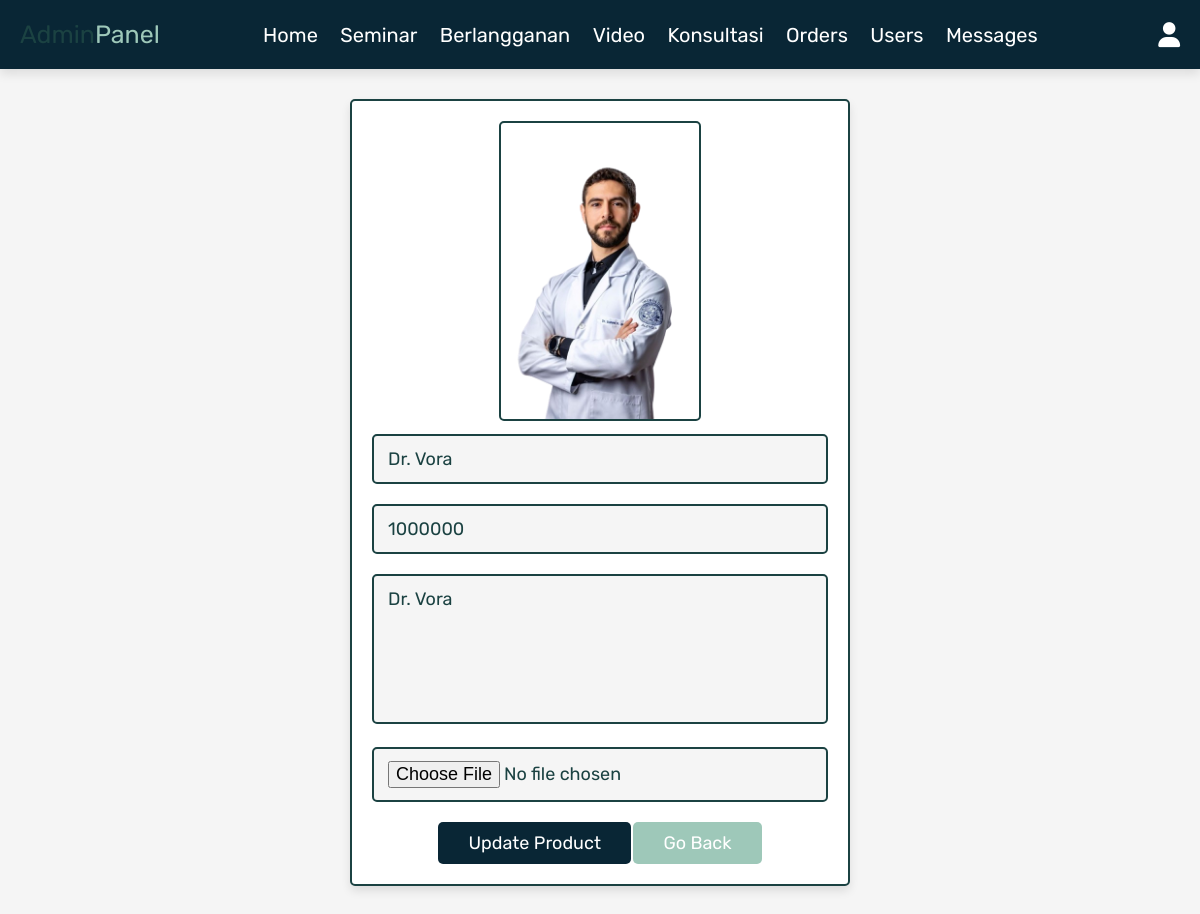
/admin_update_konsultasi.php?update=111 (signed in), run on the app's committed database.
### tables this page shows
CREATE TABLE `konsultasi` (
  `id` int(11) NOT NULL,
  `name` varchar(100) NOT NULL,
  `details` varchar(500) NOT NULL,
  `price` int(11) NOT NULL,
  `image` varchar(100) NOT NULL
);

### admin_update_konsultasi.php (the view, shortened to what this page needs)
<?php
@include 'config.php';
?>
<!DOCTYPE html>
<html lang="en">
<head>
   <link rel="stylesheet" href="https://cdnjs.cloudflare.com/ajax/libs/font-awesome/6.0.0/css/all.min.css">
   <link rel="stylesheet" href="css/admin_style.css">
</head>
<body>
<?php @include 'admin_header.php'; ?>
<section class="update-product">
<?php
   $update_id = $_GET['update'];
   $select_products = mysqli_query($conn, "SELECT * FROM `konsultasi` WHERE id = '$update_id'") or die('query failed');
   if(mysqli_num_rows($select_products) > 0){
      while($fetch_products = mysqli_fetch_assoc($select_products)){
?>
<form action="" method="post" enctype="multipart/form-data">
   <img src="uploaded_img/<?php echo $fetch_products['image']; ?>" class="image"  alt="">
   <input type="text" class="box" value="<?php echo $fetch_products['name']; ?>" required placeholder="update product name" name="name">
   <input type="number" min="0" class="box" value="<?php echo $fetch_products['price']; ?>" required placeholder="update product price" name="price">
   <textarea name="details" class="box" required placeholder="update product details" cols="30" rows="10"><?php echo $fetch_products['details']; ?></textarea>
   <input type="file" accept="image/jpg, image/jpeg, image/png" class="box" name="image">
   <input type="submit" value="update product" name="update_product" class="btn">
   <a href="admin_konsultasi.php" class="option-btn">go back</a>
</form>
<?php
      }
   }else{
      echo '<p class="empty">No update konsultasi select</p>';
   }
?>
</section>
</body>
</html>

### css/admin_style.css (style rules this page uses)
:root { --pink:#092635; --red:#5C8374; --orange:#9EC8B9; --black:#1B4242; --white:#fff; --light-color:#666; --light-white:#ccc; --light-bg:#f5f5f5; --border:.2rem solid var(--black); --box-shadow:0 .5rem 1rem rgba(0,0,0,.1); }
* { font-family: 'Rubik', sans-serif; margin:0; padding:0; box-sizing: border-box; outline: none; border:none; text-decoration: none; transition:all .2s linear; }
html { font-size: 62.5%; overflow-x: hidden; scroll-behavior: smooth; scroll-padding-top: 6.5rem; }
body { background: var(--light-bg); }
section { padding:3rem 2rem; }
.btn, .delete-btn, .option-btn { display: inline-block; border-radius: .5rem; margin-top: 1rem; font-size: 1.8rem; color:var(--white); cursor: pointer; padding:1rem 3rem; text-transform: capitalize; }
.btn { background-color: var(--pink); }
.option-btn { background-color: var(--orange); }
.update-product form { max-width: 50rem; border-radius: .5rem; background-color: var(--white); border:var(--border); padding:2rem; text-align: center; margin:0 auto; box-shadow: var(--box-shadow); }
.update-product form .box { width: 100%; margin:1rem 0; font-size: 1.8rem; color:var(--black); border-radius: .5rem; background-color: var(--light-bg); padding:1.2rem 1.4rem; border:var(--border); }
.update-product form textarea { height: 15rem; resize: none; }
.update-product .image { height: 30rem; border:var(--border); border-radius: .5rem; }

### data on the page
konsultasi: image (picture), name "Dr. Vora", price "1000000", details "Dr. Vora"
